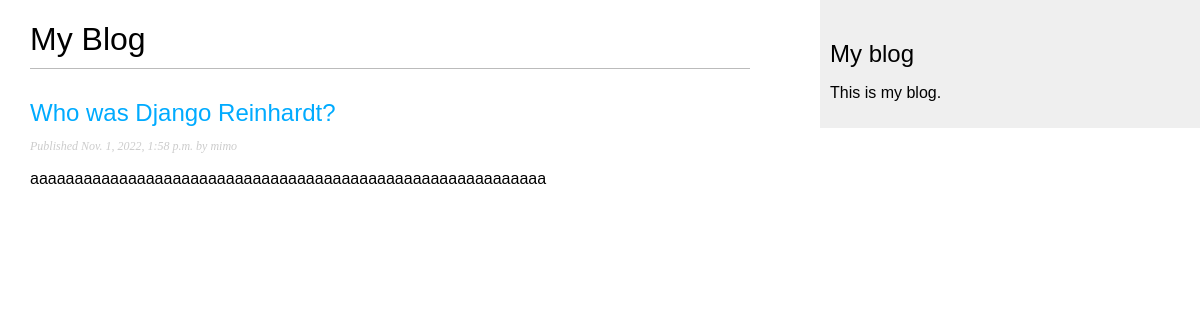
The page /blog/ on the database as committed earlier.
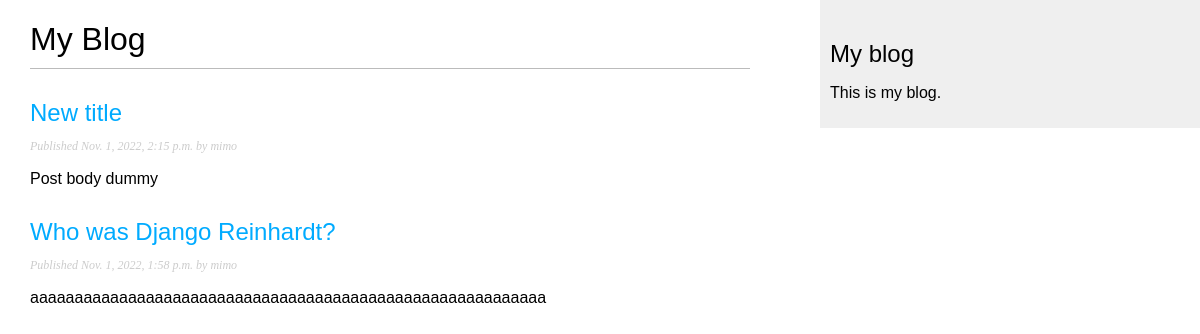
The same page on the database as committed later.
### blog/models.py (models this page shows, shortened)
class Post(models.Model):
    objects = models.Manager()  # The default manager.
    published = PublishedManager()  # Our custom manager.
    class Status(models.TextChoices):
        DRAFT = 'DF', 'Draft'
        PUBLISHED = 'PB', 'Published'
    title = models.CharField(max_length=250)
    slug = models.SlugField(max_length=250, unique_for_date='publish')
    author = models.ForeignKey(User,
                               on_delete=models.CASCADE,
                               related_name='blog_posts')
    body = models.TextField()
    publish = models.DateTimeField(default=timezone.now)
    created = models.DateTimeField(auto_now_add=True)
    updated = models.DateTimeField(auto_now=True)
    status = models.CharField(max_length=2,
                              choices=Status.choices,
                              default=Status.DRAFT)
    class Meta:
        ordering = ['-publish']
        indexes = [
            models.Index(fields=['-publish']),
        ]
    def get_absolute_url(self):
        return reverse('blog:post_detail', args=[self.publish.year,
                                                 self.publish.month,
                                                 self.publish.day,
                                                 self.slug])

### blog/views.py (the view)
# urls.py: path('', views.post_list, name='post_list'),
def post_list(request):
    posts = Post.objects.all()
    return render(request,
                  'blog/post/list.html',
                  {'posts': posts})

### blog/templates/blog/post/list.html (shortened to what this page needs)
{% extends "blog/base.html" %}
{% block content %}
    <h1>My Blog</h1>
    {% for post in posts %}
        <h2>
            <a href="{{ post.get_absolute_url }}">
                {{ post.title }}
            </a>
        </h2>
        <p class="date">
            Published {{ post.publish }} by {{ post.author }}
        </p>
        {{ post.body|truncatewords:30|linebreaks }}
    {% endfor %}
{% endblock %}

Rows that differ between the two databases and show on the page:
added Post: title "New title", publish "Nov. 1, 2022, 2:15 p.m.", author "mimo", body "Post body dummy"
